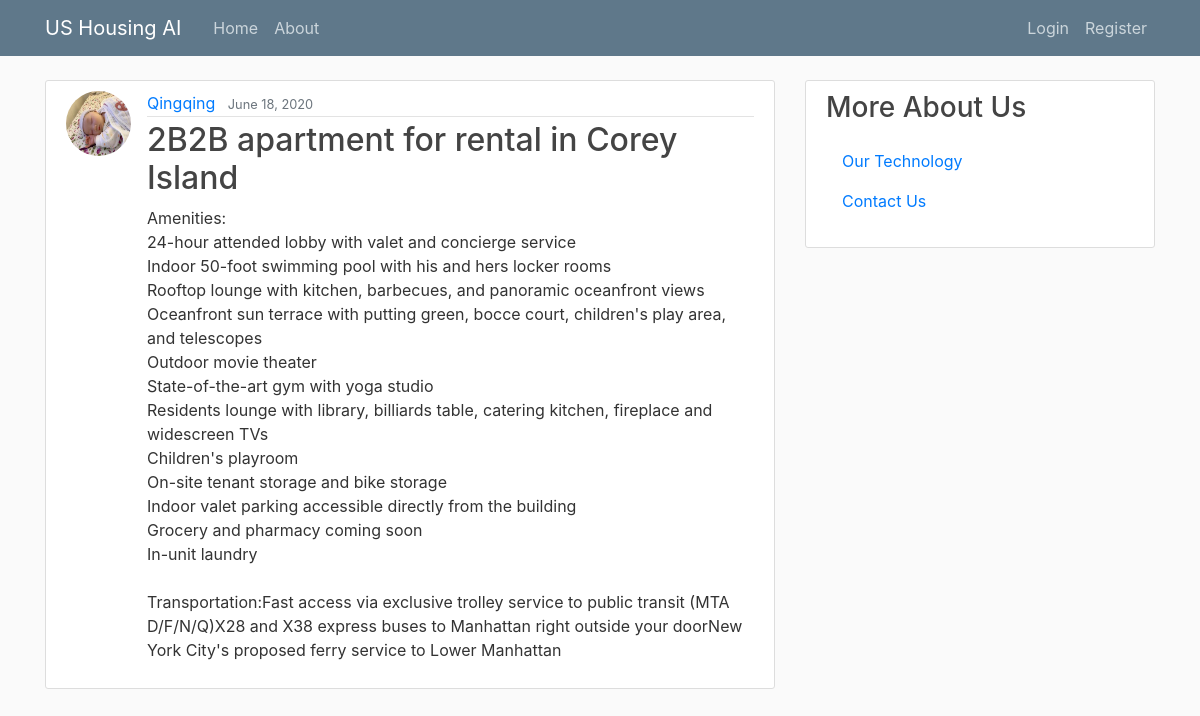
Page /post/6/ on the committed database.
### housing/models.py (models this page shows, shortened)
class Post(models.Model):
    title = models.CharField(max_length=100)
    content = models.TextField()
    date_posted = models.DateTimeField(default=timezone.now)
    price = models.CharField(max_length=20)
    image1 = models.ImageField(upload_to='housing_pics', blank = True)
    image2 = models.ImageField(upload_to='housing_pics', blank = True)
    image3 = models.ImageField(upload_to='housing_pics', blank = True)
    image4 = models.ImageField(upload_to='housing_pics', blank = True)
    image5 = models.ImageField(upload_to='housing_pics', blank = True)
    author = models.ForeignKey(User, on_delete=models.CASCADE)

### users/models.py (models this page shows, shortened)
class Profile(models.Model):
    user = models.OneToOneField(User, on_delete=models.CASCADE)
    image = models.ImageField(default='profile_pics/default.jpg', upload_to='profile_pics')

### housing/views.py (the view)
# urls.py: path('post/<int:pk>/', PostDetailView.as_view(), name='post-detail'),
class PostDetailView(DetailView):
    model = Post

### housing/templates/housing/post_detail.html (shortened to what this page needs)
{% extends "housing/base.html" %}
{% block content %}
  <article class="media content-section">
    <img class="rounded-circle article-img" src="{{ object.author.profile.image.url }}">
    <div class="media-body">
      <div class="article-metadata">
        <a class="mr-2" href="#">{{ object.author }}</a>
        <small class="text-muted">{{ object.date_posted|date:"F d, Y" }}</small>
      </div>
      <h2 class="article-title">{{ object.title }}</h2>
      <p class="article-content">{{ object.content }}</p>
    </div>
  </article>
{% endblock content %}

### housing/static/housing/main.css (style rules this page uses)
body { background: #fafafa; color: #333333; margin-top: 5rem; }
h1, h2, h3, h4, h5, h6 { color: #444444; }
.content-section { background: #ffffff; padding: 10px 20px; border: 1px solid #dddddd; border-radius: 3px; margin-bottom: 20px; }
.article-title { color: #444444; }
.article-content { white-space: pre-line; }
.article-img { height: 65px; width: 65px; margin-right: 16px; }
.article-metadata { padding-bottom: 1px; margin-bottom: 4px; border-bottom: 1px solid #e3e3e3 }

### rows in the picture
Post: author.profile.image (picture), author "Qingqing", date_posted "June 18, 2020", title "2B2B apartment for rental in Corey Island", content "Amenities: 24-hour attended lobby with valet and concierge service Indoor 50-foot swimming pool with his and hers locker rooms Rooftop lounge with kitchen, barbecues, and panoramic oceanfront views Oceanfront sun terrace with putting green, bocce court, children's play area, and telescopes Outdoor movie theater State-of-the-art gym with yoga studio Residents lounge with library, billiards table, catering kitchen, fireplace and widescreen TVs Children's playroom On-site tenant storage and bike storage Indoor valet parking accessible directly from the building Grocery and pharmacy coming soon In-unit laundry Transportation:Fast access via exclusive trolley service to public transit (MTA…"
